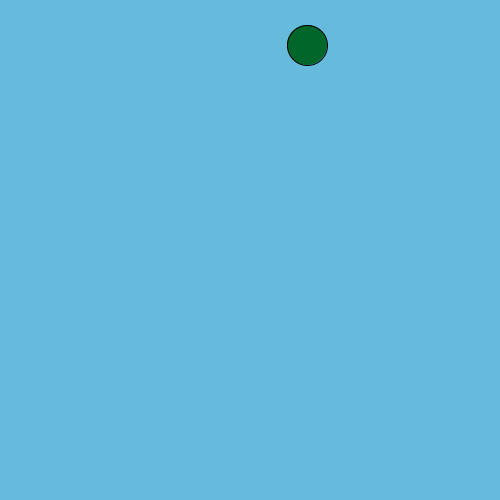
Frame 1 (no input)
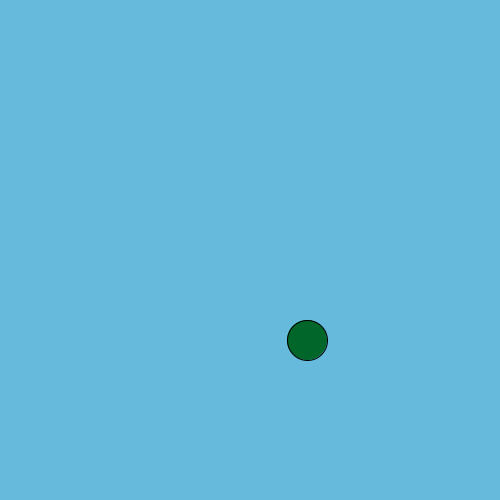
Frame 60 (the mouse pressed at the canvas centre just before this capture)
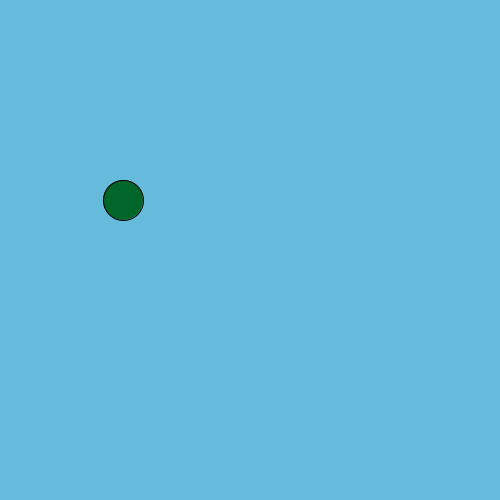
Frame 120 (the mouse held since frame 60 and released just before this capture)

The Processing sketch that drew these frames (run headless with seeded random() and noise(); from frame 60 on, the mouse is pressed at the canvas centre):

// Processing sketch: raingame2
// ── raingame2.pde
int YPos=40;
int XPos=(int)random(475);
void setup(){  
size(500, 500);

}




void draw(){
background(102, 187, 221);
fill( 000,102, 051);
YPos+=5;
ellipse(XPos, YPos, 40, 40);
if(YPos>475){
YPos=40;
XPos=(int)random(475);
}
}
